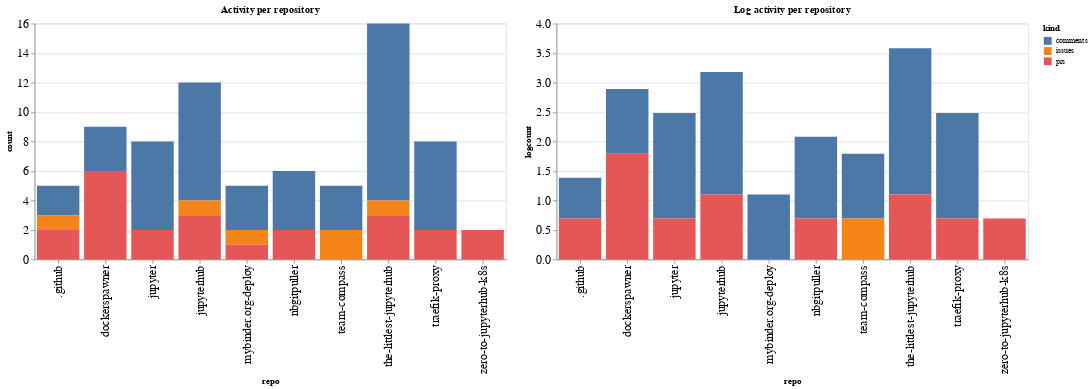

The cell this chart's notebook holds for it:
### Code cell
ch1 = alt.Chart(repo_summaries, width=600, title="Activity per repository").mark_bar().encode(
    x='repo',
    y='count',
    color='kind',
    tooltip="kind"
)

ch2 = alt.Chart(repo_summaries, width=600, title="Log activity per repository").mark_bar().encode(
    x='repo',
    y='logcount',
    color='kind',
    tooltip="kind"
)

ch1 | ch2

### Figure 1 — Vega-Lite specification as saved in the notebook (floating-point values rounded to 4 significant figures)
{"config": {"axisLeft": {"labelFontSize": 15}, "axisBottom": {"labelFontSize": 15}}, "hconcat": [{"mark": "bar", "encoding": {"color": {"type": "nominal", "field": "kind"}, "tooltip": {"type": "nominal", "field": "kind"}, "x": {"type": "nominal", "field": "repo"}, "y": {"type": "quantitative", "field": "count"}}, "title": "Activity per repository", "width": 600}, {"mark": "bar", "encoding": {"color": {"type": "nominal", "field": "kind"}, "tooltip": {"type": "nominal", "field": "kind"}, "x": {"type": "nominal", "field": "repo"}, "y": {"type": "quantitative", "field": "logcount"}}, "title": "Log activity per repository", "width": 600}], "data": {"name": "data-327fe692f0da0271e3284e32b4ac625b"}, "$schema": "https://vega.github.io/schema/vega-lite/v4.8.1.json", "datasets": {"data-327fe692f0da0271e3284e32b4ac625b": [{"repo": ".github", "kind": "comments", "count": 2, "logcount": 0.6931}, {"repo": ".github", "kind": "issues", "count": 1, "logcount": 0.0}, {"repo": ".github", "kind": "prs", "count": 2, "logcount": 0.6931}, {"repo": "dockerspawner", "kind": "comments", "count": 3, "logcount": 1.099}, {"repo": "dockerspawner", "kind": "prs", "count": 6, "logcount": 1.792}, {"repo": "jupyter", "kind": "comments", "count": 6, "logcount": 1.792}, {"repo": "jupyter", "kind": "prs", "count": 2, "logcount": 0.6931}, {"repo": "jupyterhub", "kind": "comments", "count": 8, "logcount": 2.079}, {"repo": "jupyterhub", "kind": "issues", "count": 1, "logcount": 0.0}, {"repo": "jupyterhub", "kind": "prs", "count": 3, "logcount": 1.099}, {"repo": "mybinder.org-deploy", "kind": "comments", "count": 3, "logcount": 1.099}, {"repo": "mybinder.org-deploy", "kind": "issues", "count": 1, "logcount": 0.0}, {"repo": "mybinder.org-deploy", "kind": "prs", "count": 1, "logcount": 0.0}, {"repo": "nbgitpuller", "kind": "comments", "count": 4, "logcount": 1.386}, {"repo": "nbgitpuller", "kind": "prs", "count": 2, "logcount": 0.6931}, {"repo": "team-compass", "kind": "comments", "count": 3, "logcount": 1.099}, {"repo": "team-compass", "kind": "issues", "count": 2, "logcount": 0.6931}, {"repo": "the-littlest-jupyterhub", "kind": "comments", "count": 12, "logcount": 2.485}, {"repo": "the-littlest-jupyterhub", "kind": "issues", "count": 1, "logcount": 0.0}, {"repo": "the-littlest-jupyterhub", "kind": "prs", "count": 3, "logcount": 1.099}, {"repo": "traefik-proxy", "kind": "comments", "count": 6, "logcount": 1.792}, {"repo": "traefik-proxy", "kind": "prs", "count": 2, "logcount": 0.6931}, {"repo": "zero-to-jupyterhub-k8s", "kind": "prs", "count": 2, "logcount": 0.6931}]}}
